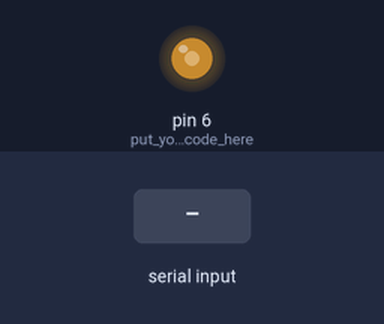
Recording of a sketch running on a simulated Arduino Uno, built with avr-gcc and run on an emulated ATmega328P. Parts: output pins drawn as LEDs (lit = HIGH). The test bench sets the inputs (shaded band).

Above: at 1.2 s.
1.3 s: "1" received over Serial
At 1.6 s:
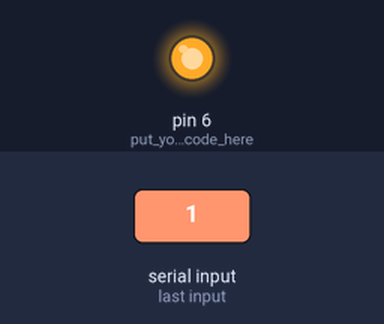
2.8 s: "0" received over Serial
At 3.9 s:
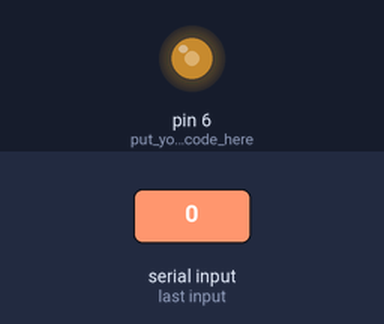
Timing chart, 0 to 5.8 s (numbered marks = the images above; inputs shaded):
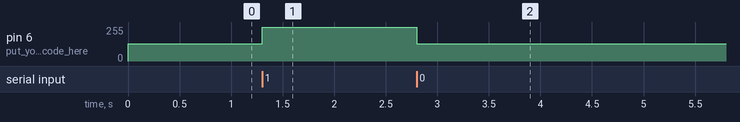

The sketch:

drive_controller.ino
```cpp
void setup() {
  Serial.begin(9600);
  pinMode(6,OUTPUT);// put your setup code here, to run once:
  analogWrite(6,130);
}

void loop() {
  //if(Serial.available())
  //{
    char a=Serial.read();
    if(a=='1')
    {
      //for(int i=0;i<255;i+15)
      //{
        analogWrite(6,255);
      }
       if(a=='0')

    {
      analogWrite(6,130);
    }
  //}
  //else
   //analogWrite(6,130);


}
```

Measured:
- after the input at 1.3 s, pin 6 (put_your_setup_code_here): 130/255 → 255/255 at once
- after the input at 2.8 s, pin 6 (put_your_setup_code_here): 255/255 → 130/255 at once
